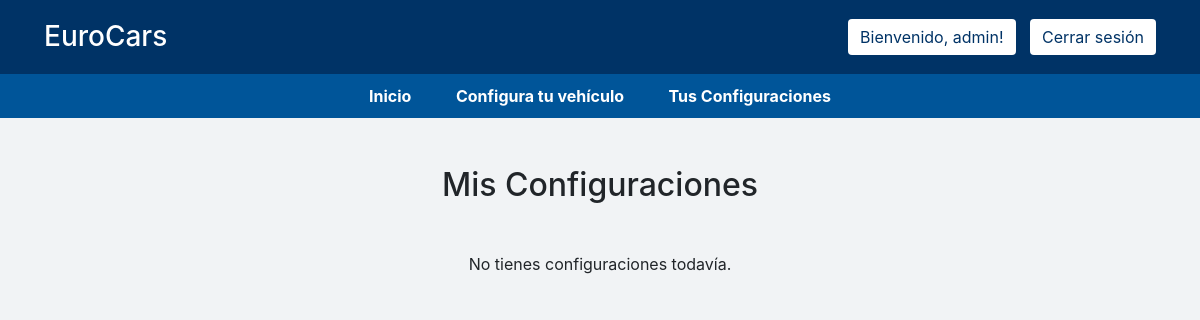
The page /mis-configuraciones/ (signed in) on the database as committed earlier.
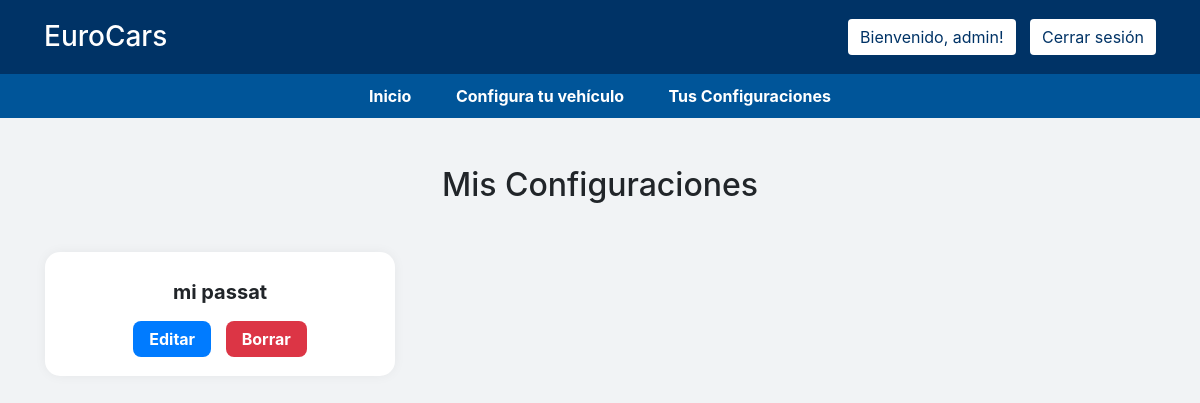
The same page on the database as committed later.
### ProyectoWeb/models.py (models this page shows)
class Configuracion(models.Model):
    usuario = models.ForeignKey(User, on_delete=models.CASCADE)
    modelo = models.ForeignKey(Model, on_delete=models.CASCADE)
    nombre_personalizado = models.CharField(max_length=100, blank=True, null=True)
    fecha_creacion = models.DateTimeField(auto_now_add=True)

### User/views.py (the view)
# urls.py: path('mis-configuraciones/', mis_configuraciones, name='mis_configuraciones'),
def mis_configuraciones(request):
    configuraciones = Configuracion.objects.filter(usuario=request.user)
    return render(request, 'mis_configuraciones.html', {'configuraciones': configuraciones})

### templates/mis_configuraciones.html (shortened to what this page needs)
{% extends 'base.html' %}
{% block content %}
<div class="container mt-5">
  <h2 class="text-center mb-5">Mis Configuraciones</h2>
  {% if configuraciones %}
    <div class="row">
      {% for conf in configuraciones %}
        <div class="col-md-4 mb-4">
          <div class="config-card">
            <div class="config-title">{{ conf.nombre_personalizado }}</div>
            <div class="config-buttons">
              <a href="{% url 'editar_configuracion' conf.pk %}" class="btn-edit">Editar</a>
              <a href="{% url 'borrar_configuracion' conf.pk %}" class="btn-delete">Borrar</a>
            </div>
          </div>
        </div>
      {% endfor %}
    </div>
  {% else %}
    <p class="text-center">No tienes configuraciones todavía.</p>
  {% endif %}
</div>
{% endblock %}

Rows that differ between the two databases and show on the page:
added Configuracion: nombre_personalizado "mi passat"
Other text that changed with them:
text no longer shown: "No tienes configuraciones todavía."
